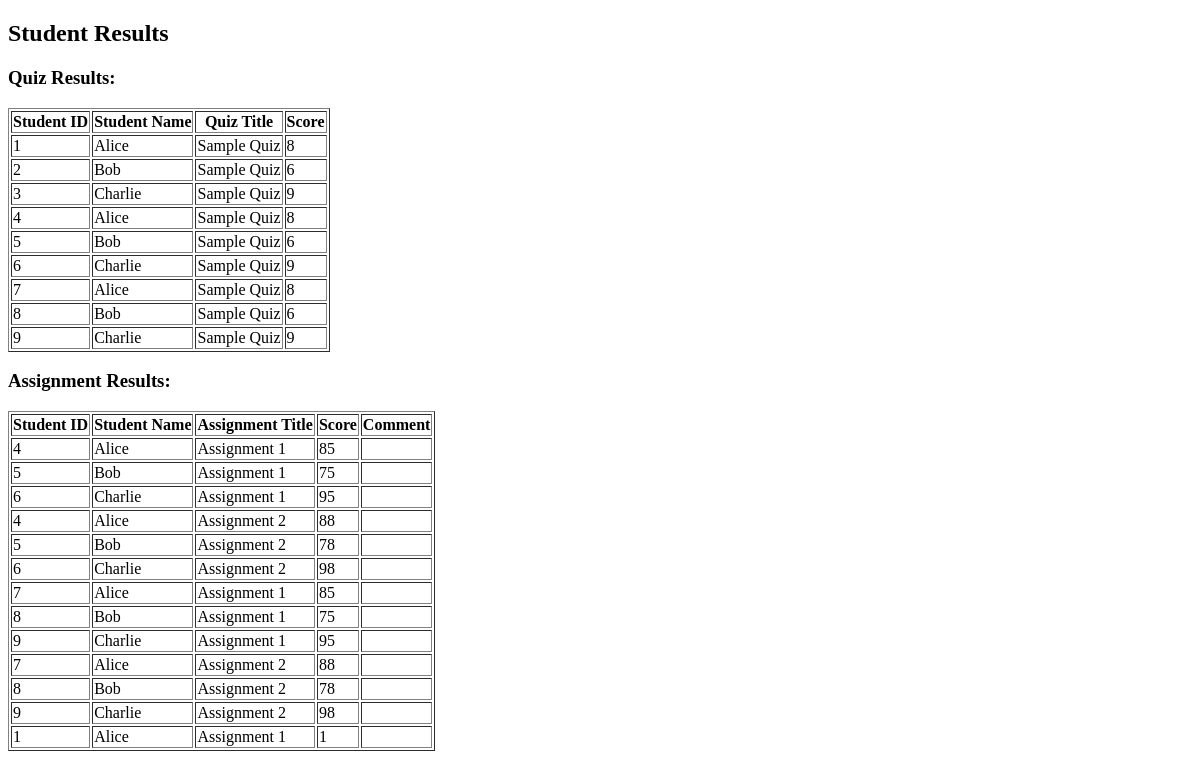
Page /student_results/ on the earlier database version.
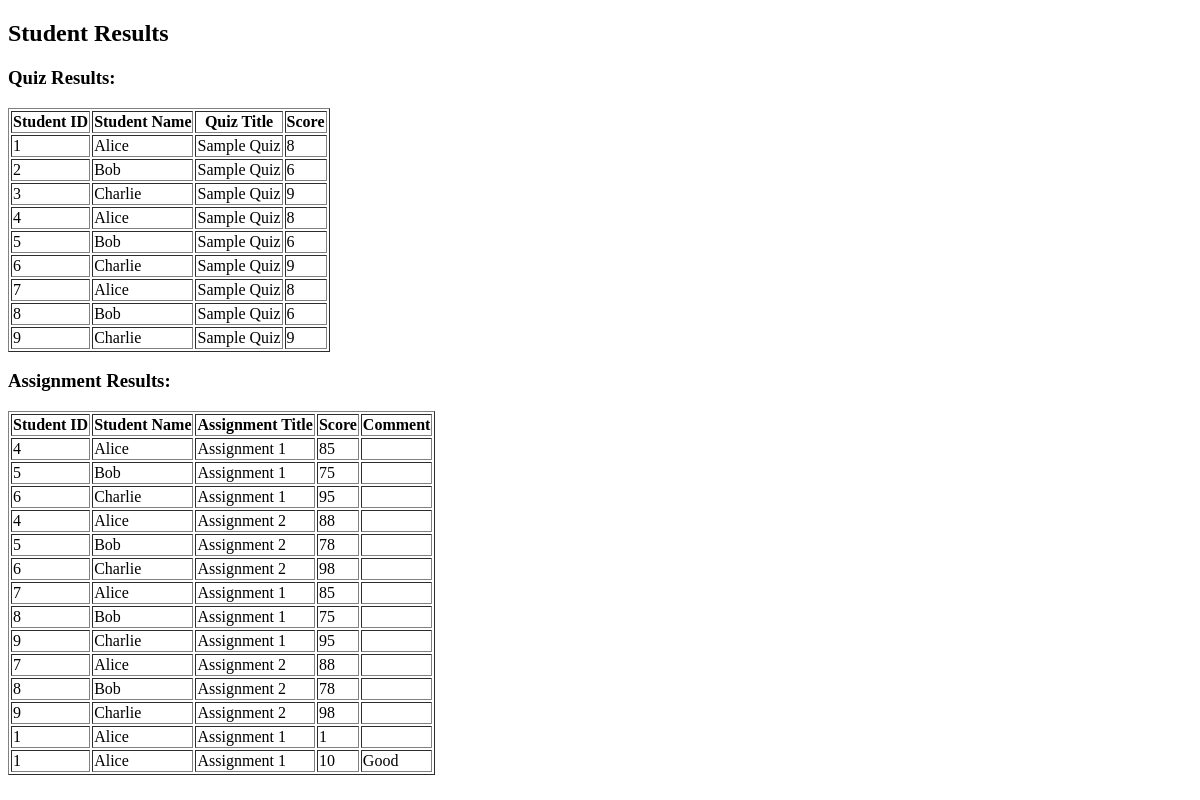
Same page on the later database version.
### app/models.py (models this page shows, shortened)
class Result(models.Model):
    student = models.ForeignKey(Student, on_delete=models.CASCADE)
    quiz = models.ForeignKey(Quiz, on_delete=models.CASCADE)
    score = models.IntegerField()

class Student(models.Model):
    name = models.CharField(max_length=100, default="abc")

class Quiz(models.Model):
    title = models.CharField(max_length=100, default="Title")
    total_score = models.IntegerField(default=10)
    course = models.ForeignKey(Course, related_name='quizzes', on_delete=models.CASCADE)
    file = models.FileField(upload_to='course_quizzes/')
    uploaded_at = models.DateTimeField(auto_now_add=True)

class AssignmentResult(models.Model):
    student = models.ForeignKey(Student, on_delete=models.CASCADE)
    assignment = models.ForeignKey(Assignment, on_delete=models.CASCADE)
    score = models.IntegerField()
    comment = models.TextField(blank=True)

class Assignment(models.Model):
    title = models.CharField(max_length=100, default="Title")
    total_score = models.IntegerField(default=100)
    course = models.ForeignKey(Course, related_name='assignments', on_delete=models.CASCADE)
    file = models.FileField(upload_to='course_assignments/')
    uploaded_at = models.DateTimeField(auto_now_add=True)

### LMS/views.py (the view)
# urls.py: path('student_results/', views.student_results, name='student_results'),
def student_results(request):
    results = Result.objects.all().select_related('student', 'quiz')
    assignment_results = AssignmentResult.objects.all().select_related('student', 'assignment')
    return render(request, 'student_results.html', {'results': results, 'assignment_results': assignment_results})

### templates/student_results.html (shortened to what this page needs)
<!DOCTYPE html>
<html>
<head>
</head>
<body>
    <h2>Student Results</h2>
    <h3>Quiz Results:</h3>
    <table border="1">
        <thead>
            <tr>
                <th>Student ID</th>
                <th>Student Name</th>
                <th>Quiz Title</th>
                <th>Score</th>
            </tr>
        </thead>
        <tbody>
            {% for result in results %}
            <tr>
                <td>{{ result.student.id }}</td>
                <td>{{ result.student.name }}</td>
                <td>{{ result.quiz.title }}</td>
                <td>{{ result.score }}</td>
            </tr>
            {% endfor %}
        </tbody>
    </table>
    <h3>Assignment Results:</h3>
    <table border="1">
        <thead>
            <tr>
                <th>Student ID</th>
                <th>Student Name</th>
                <th>Assignment Title</th>
                <th>Score</th>
                <th>Comment</th>
            </tr>
        </thead>
        <tbody>
            {% for assignment_result in assignment_results %}
            <tr>
                <td>{{ assignment_result.student.id }}</td>
                <td>{{ assignment_result.student.name }}</td>
                <td>{{ assignment_result.assignment.title }}</td>
                <td>{{ assignment_result.score }}</td>
                <td>{{ assignment_result.comment }}</td>
            </tr>
            {% endfor %}
        </tbody>
    </table>
</body>
</html>

Differences in the rows shown:
added AssignmentResult: student.id "1", student.name "Alice", assignment "Assignment 1", score "10", comment "Good"
